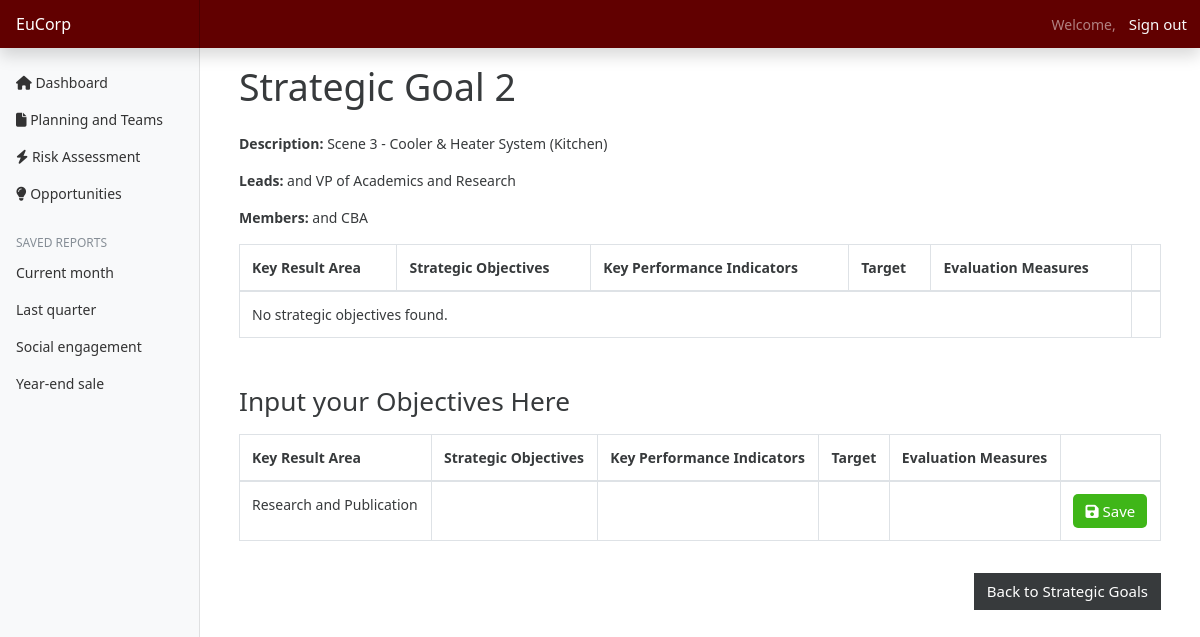
Before: /plans/strategicGoal/2/ (signed in) with the older database file.
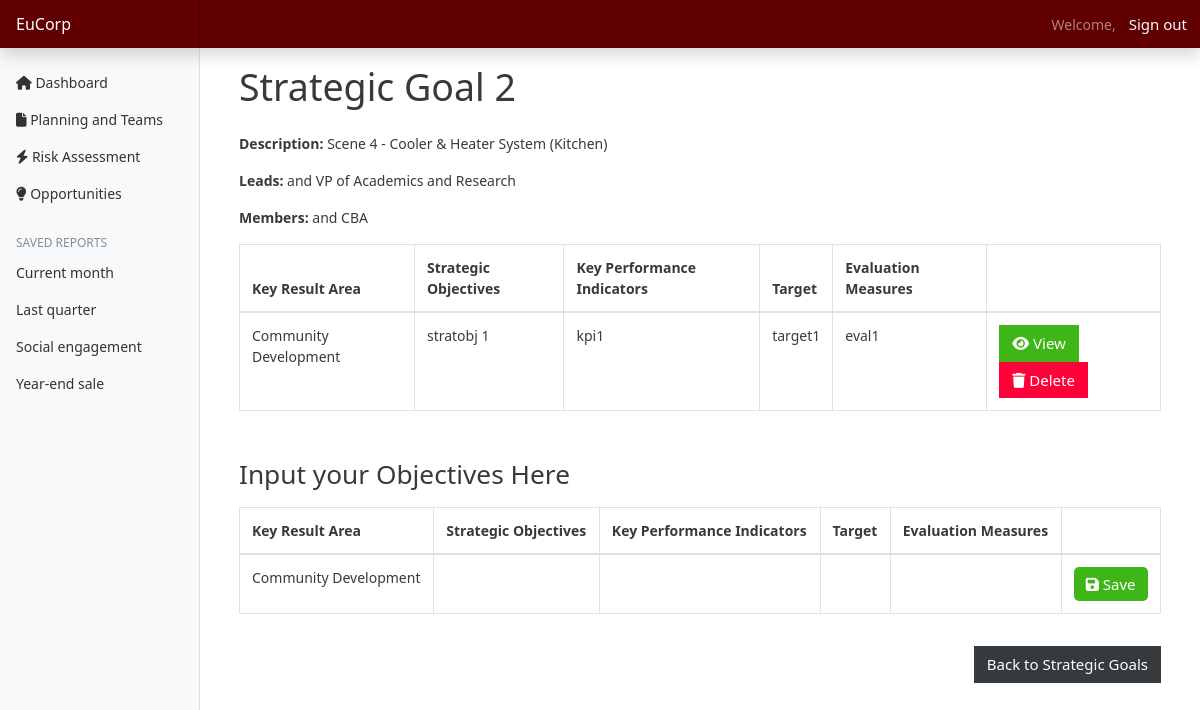
After: the same page with the newer database file.
### plans/models.py (models this page shows, shortened)
class StrategicGoals(models.Model):
    goal_id = models.AutoField(primary_key=True)
    name = models.CharField(max_length=255)
    keyArea = models.ForeignKey(KeyAreas, on_delete=models.CASCADE)
    members = models.ManyToManyField(DepartmentHeads)
    leads = models.ManyToManyField(Lead)  # Ensure this is ManyToManyField if needed
    class Meta:
        unique_together = (('goal_id',))

class KeyAreas(models.Model):
    name = models.CharField(max_length=255)
    department = models.ForeignKey(to=DepartmentHeads, on_delete=models.CASCADE)

class StrategicObjectives(models.Model):
    objective_id = models.AutoField(primary_key=True)
    goal_id = models.ForeignKey(StrategicGoals, on_delete=models.CASCADE)
    strategicObjectives = models.TextField(default="")
    kpi = models.TextField(default="")
    target = models.TextField(default="")
    evalMeasures = models.TextField(default="")

### leads/models.py (models this page shows, shortened)
class Lead(models.Model):
    lastName = models.CharField(max_length=255)
    firstName = models.CharField(max_length=255)
    position = models.ForeignKey(to=Position, on_delete=models.CASCADE)

class Position(models.Model):
    name = models.CharField(max_length=255)
    def __str__(self):
        return self.name

### departments/models.py (models this page shows, shortened)
class DepartmentHeads(models.Model):
    id = models.AutoField(primary_key=True)
    head = models.ForeignKey(to=User, on_delete=models.CASCADE, default='',)
    department = models.ForeignKey(to=Department, on_delete=models.CASCADE)
    contact_no = models.CharField(max_length=15, blank=True, null=True, default='')
    is_admin = models.BooleanField(default=False)  # Field to identify admin user

class Department(models.Model):
    name = models.CharField(max_length=255)
    def __str__(self):
        return self.name

### plans/views.py (the view)
# urls.py: path('strategicGoal/<int:id>/', views.getStratGoal, name='strategicGoal'),
@login_required(login_url='authentication/login')
def getStratGoal(request, id):
    try:
        strategicGoal = get_object_or_404(StrategicGoals, pk=id)
        objectives = StrategicObjectives.objects.filter(goal_id=strategicGoal)
        context = {
            'strategicGoal': strategicGoal,
            'objectives' : objectives
        }
        return render(request, 'plans/strategicGoal.html', context)
    except StrategicGoals.DoesNotExist:
        messages.error(request, "Strategic Goal not found.")
        return redirect('plans')

### templates/plans/strategicGoal.html (shortened to what this page needs)
{% extends 'base.html' %}
{% load static %}
{% block content %}
<div class="container-fluid">
    <h1 class="mb-4">Strategic Goal {{ strategicGoal.goal_id }}</h1>
    <p><strong>Description:</strong> {{ strategicGoal.name }}</p>
    <p><strong>Leads:</strong>
        {% if strategicGoal.leads.exists %}
            {% for lead in strategicGoal.leads.all %}
                {% if not forloop.last %}
                    {{ lead.position }},
                {% else %}
                    and {{ lead.position }}
                {% endif %}
            {% endfor %}
        {% else %}
            No leads assigned.
        {% endif %}
    </p>
    <p><strong>Members:</strong>
        {% if strategicGoal.members.exists %}
            {% for member in strategicGoal.members.all %}
                {% if not forloop.last %}
                    {{ member.department }},
                {% else %}
                    and {{ member.department }}
                {% endif %}
            {% endfor %}
        {% else %}
            No members assigned.
        {% endif %}
    </p>
    <table class="table table-bordered mt-3 mb-5">
        <thead>
            <tr>
                <th scope="col">Key Result Area</th>
                <th scope="col">Strategic Objectives</th>
                <th scope="col">Key Performance Indicators</th>
                <th scope="col">Target</th>
                <th scope="col">Evaluation Measures</th>
                <th scope="col"></th>
            </tr>
        </thead>
        <tbody>
            {% for objective in objectives %}
            <tr>
                <td>{{ strategicGoal.keyArea.name }}</td>
                <td>{{ objective.strategicObjectives }}</td>
                <td>{{ objective.kpi }}</td>
                <td>{{ objective.target }}</td>
                <td>{{ objective.evalMeasures }}</td>
                <td>
                    <a href="{% url 'allActionPlans' goal_id=strategicGoal.goal_id objective_id=objective.objective_id %}" class="btn btn-success"><i class="fa-solid fa-eye"></i> View</a>
                    <a href="{% url 'deleteStratObjective' id=objective.objective_id %}" class="btn btn-danger"><i class="fa-solid fa-trash"></i> Delete</a>
                </td>
            </tr>
            {% empty %}
            <tr>
                <td colspan="5">No strategic objectives found.</td>
            </tr>
            {% endfor %}
        </tbody>
    </table>
    <h3>Input your Objectives Here</h3>
    <form method="post" action="{% url 'createObjectives' goal_id=strategicGoal.goal_id %}" onsubmit="prepareFormData(event)">
        <table class="table table-bordered mt-3">
            <thead>
                <tr>
                    <th scope="col">Key Result Area</th>
                    <th scope="col">Strategic Objectives</th>
                    <th scope="col">Key Performance Indicators</th>
                    <th scope="col">Target</th>
                    <th scope="col">Evaluation Measures</th>
                    <th scope="col"></th>
                </tr>
            </thead>
            <tbody>
                <tr>
                    <td>{{ strategicGoal.keyArea.name }}</td>
                    <td contenteditable="true" id="strategicObjectives" class="editable"></td>
                    <td contenteditable="true" id="kpi" class="editable"></td>
                    <td contenteditable="true" id="target" class="editable"></td>
                    <td contenteditable="true" id="evalMeasures" class="editable"></td>
                    <td>
                        <button type="submit" class="btn btn-success" style="border-radius: 5px; border: none;"><i class="fa-solid fa-floppy-disk"></i> Save</button>
                    </td>
                </tr>
            </tbody>
        </table>
    </form>
    <a href="{% url 'plans' %}" class="btn btn-secondary mt-3 float-right">Back to Strategic Goals</a>
</div>
{% endblock %}

Changed rows visible on the page:
changed StrategicGoals id 2: name "Scene 3 - Cooler & Heater System (Kitchen)" → "Scene 4 - Cooler & Heater System (Kitchen)"; keyArea.name "Research and Publication" → "Community Development"
added StrategicObjectives: {{ strategicGoal.keyArea.name }} "Community Development", strategicObjectives "stratobj 1", kpi "kpi1", target "target1", evalMeasures "eval1"
Other visible differences:
text no longer shown: "No strategic objectives found."
